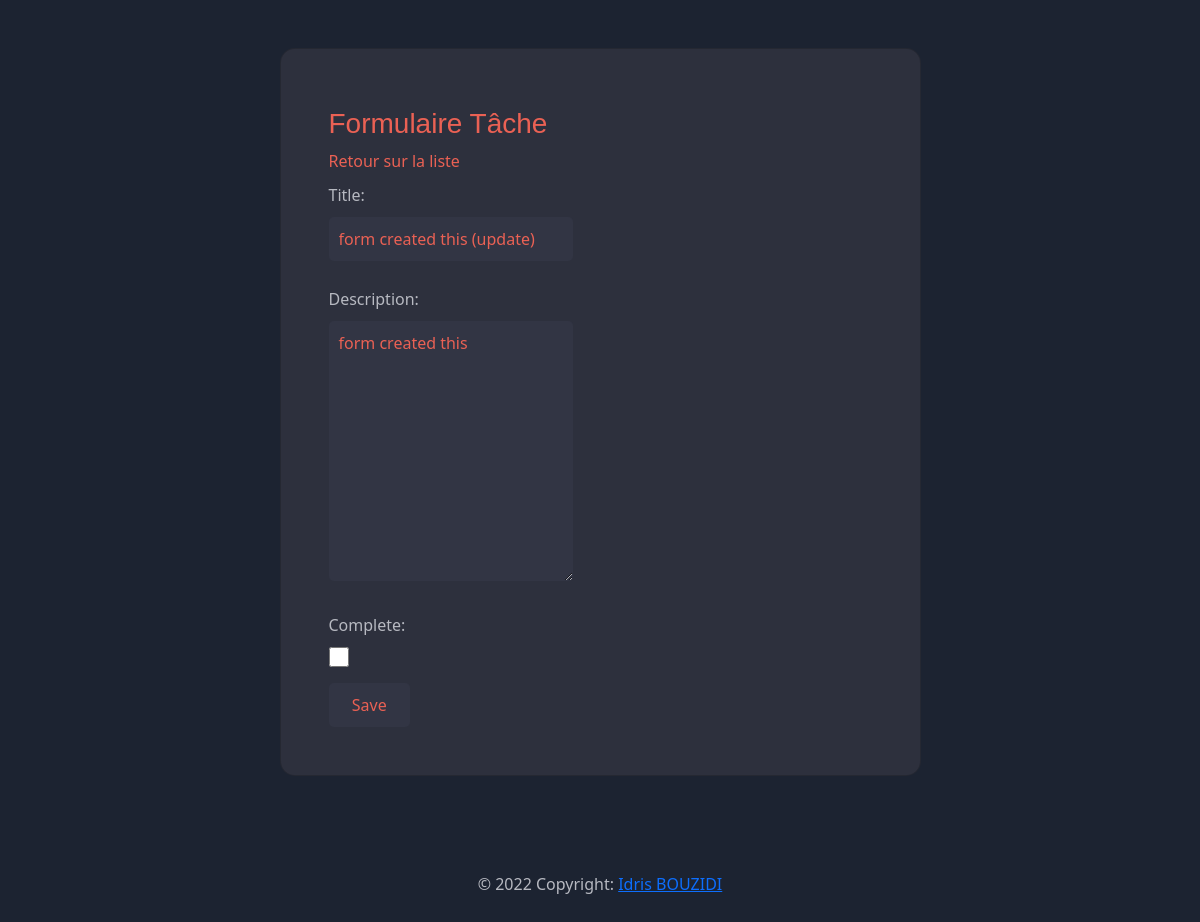
/task/update/4/ (signed in), run on an earlier commit of the app's database.
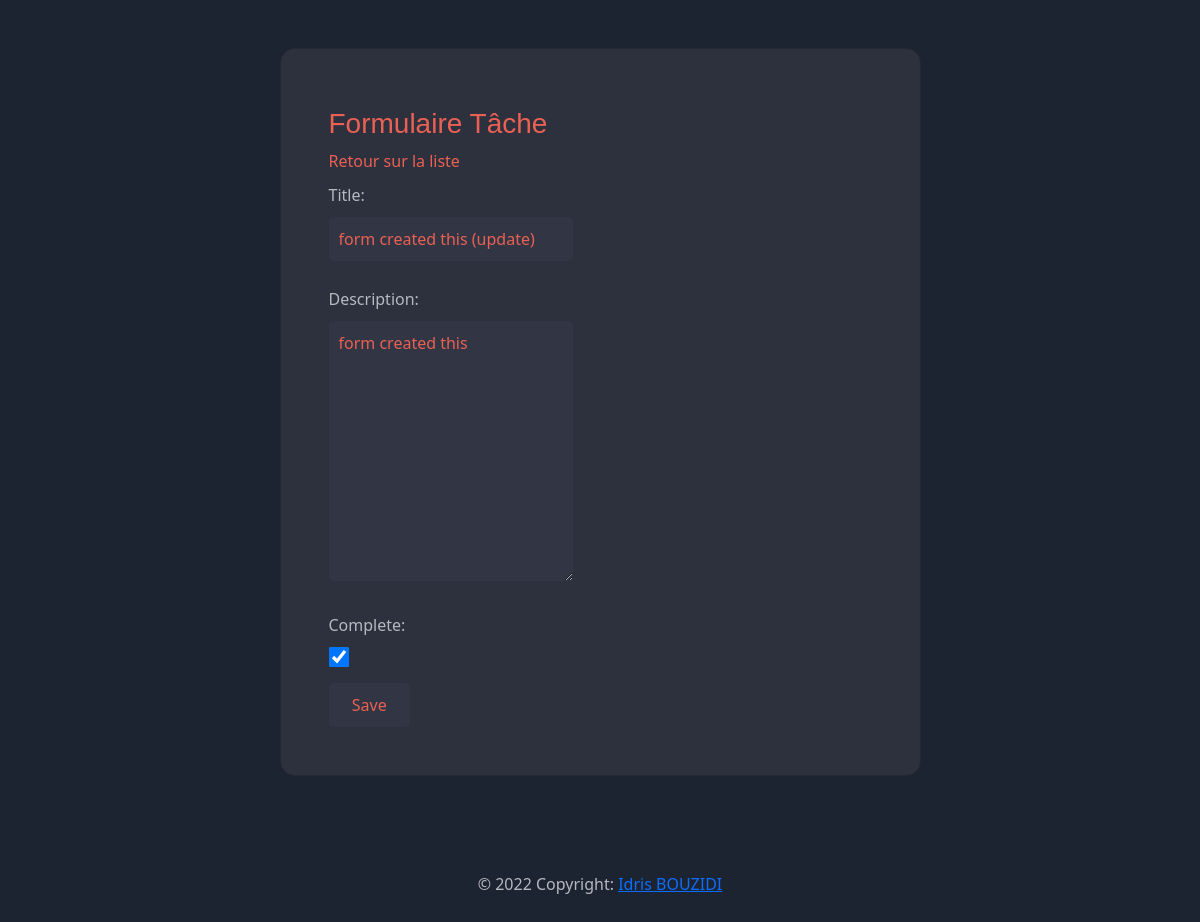
And on a later commit of the database.
### app/models.py (models this page shows, shortened)
class Task(models.Model):
    user = models.ForeignKey(User,
                             on_delete=models.CASCADE, null=True, blank=True)
    title = models.CharField(max_length=200)
    description = models.TextField(null=True, blank=True)
    complete = models.BooleanField(default=False)
    create = models.DateTimeField(auto_now_add=True)
    class Meta:
        ordering = ['complete']

### app/views.py (the view)
# urls.py: path('task/update/<int:pk>/', TaskUpdate.as_view(), name='task_update'),
class TaskUpdate(LoginRequiredMixin, UpdateView):
    model = Task
    fields = ['title', 'description', 'complete']
    success_url = reverse_lazy('tasks')

### app/templates/app/task_form.html (shortened to what this page needs)
{% extends 'app/base.html' %}
{% block content %}
    <h3>Formulaire Tâche</h3>
    <a href="{% url 'tasks' %}">Retour sur la liste</a>
    <div class="form-all">
        <form method="post">
            {{ form.as_p }}
            <input type="submit" value="Save">
        </form>
    </div>
{% endblock content%}

What changed in the data, as far as the page shows it:
changed Task "form created this (update)": complete "☐" → "☑"
